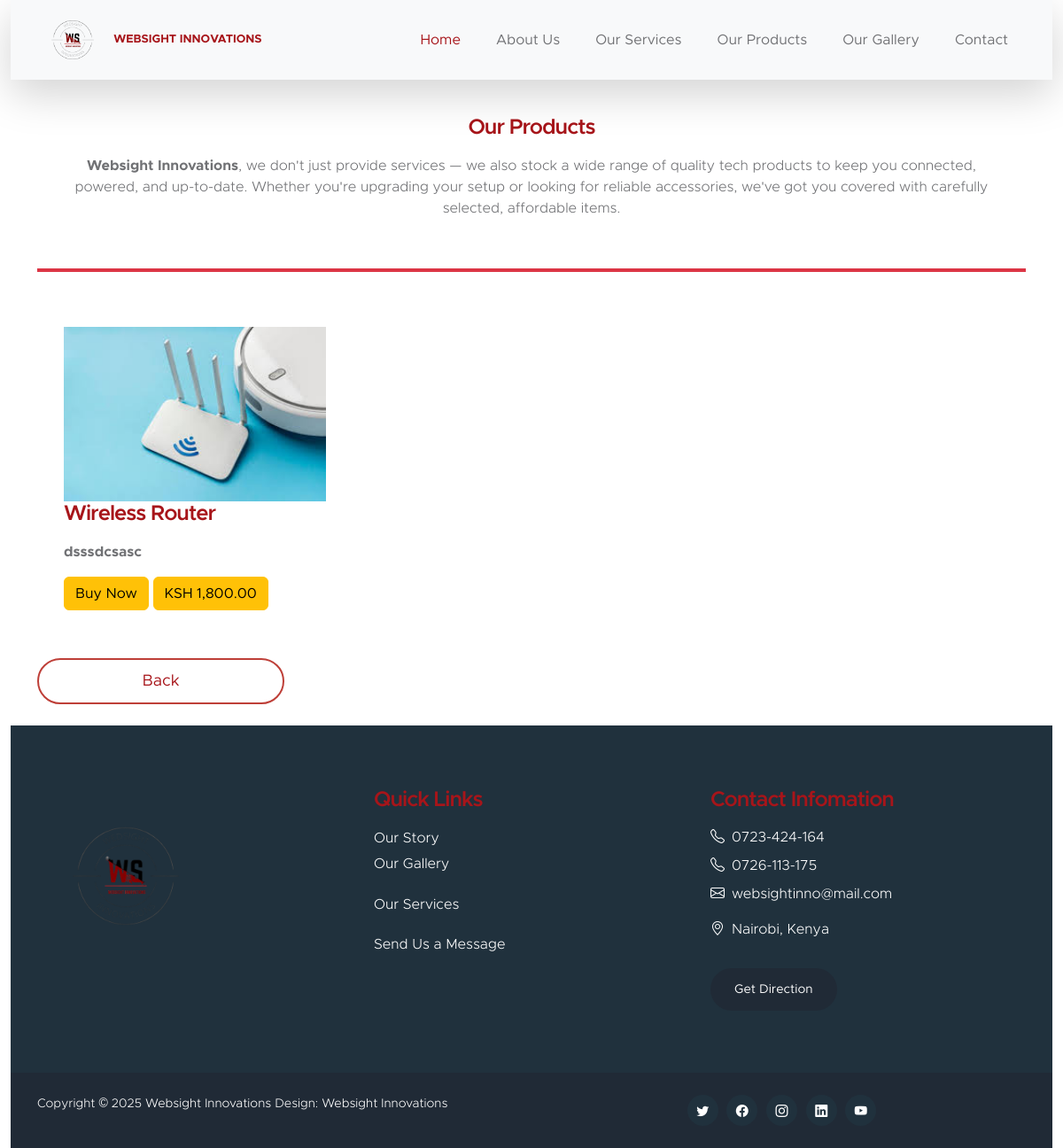
Screenshot of /products/ with the database file from the repository.
### innovations/models.py (models this page shows, shortened)
class Products(models.Model):
    title = models.CharField(max_length=100)
    description = models.TextField()
    price = models.DecimalField(max_digits=10, decimal_places=2, default=0.00)
    image = models.ImageField(upload_to='products/')

### innovations/views.py (the view)
# urls.py: path('products/', products,  name='products'),
def products(request):
    products = Products.objects.all()
    return render (request, 'products.html',{'products': products})

### innovations/templates/products.html (shortened to what this page needs)
{% extends 'base.html' %} {% load humanize %} {% load static %} {% block content %}
<div class="container">
    <div class="row">
        <div class="col-lg-12 col-12">
            <div class="row">
                <div class="col-lg-12 col-md-6 col-12">
                    <div class="custom-text-box mb-lg-0 text-center">
                        <h5 class="mb-3 text-center">Our Products</h5>
                            <p class="text-center"><strong>Websight Innovations</strong>, we don't just provide services — we also stock a wide range of quality tech products to keep you connected, powered, and up-to-date. Whether you're upgrading your setup or looking for reliable accessories, we've got you covered with carefully selected, affordable items.</p>
                    </div>
                </div>
            </div>
        </div>
    </div>
    <div class="container-fluid bg-danger mb-2 wow fadeIn" data-wow-delay="0.1s" style="padding: 2px">
        <div class="container">
          <div class="row g-2">
          </div>
        </div>
      </div>
      <br>
      <div class="row">
        {% load humanize %}
        {% for product in products %}
        <div class="col-lg-4 col-md-6 col-12 mb-4 mb-lg-0">
            <div class="custom-block-wrap">
                <div class="custom-block">
                    <div class="custom-block-body">
                        <a href="" class="custom-block-image img-fluid">
                            <img src="{{ product.image.url }}" class="custom-block-image img-fluid equal-size" alt="{{ product.title }}">
                        </a>
                        <h5 class="mb-3">{{ product.title }}</h5>
                        <p><strong>{{ product.description }}</strong></p>
                        <a
                          href="https://wa.me/254723424164?text=I'm%20interested%20in%20{{ product.title|urlencode }}%20(KSH%20{{ product.price|floatformat:2|intcomma }})"
                          class="btn btn-warning"
                          target="_blank">
                          Buy Now
                        </a>
                        <button type="button" class="btn btn-warning">
                            KSH {{ product.price|floatformat:2|intcomma }}
                        </button>
                    </div>
                </div>
            </div>
        </div>
        {% endfor %}
    </div>
    <br>
    <div class="col-lg-3 col-md-6 col-12 mb-4 mb-lg-0">
        <a class="nav-link custom-btn custom-border-btn btn" href="{% url 'services' %}">Back</a>
    </div>
    <br>
</div>
{% endblock %}

### static/css/style.css (style rules this page uses)
:root { --white-color: #ffffff; --primary-color: #a7151a; --secondary-color: #202a36; --section-bg-color: #fafafa; --site-footer-bg-color: #20313d; --custom-btn-bg-color: #be3f38; --custom-btn-bg-hover-color: #a7151a; --dark-color: #000000; --p-color: #717275; --border-color: #e9eaeb; --body-font-family: 'Metropolis', sans-serif; --h1-font-size: 52px; --h2-font-size: 46px; --h3-font-size: 32px; --h4-font-size: 28px; --h5-font-size: 24px; --h6-font-size: 22px; --p-font-size: 16px; --btn-font-size: 18px; --copyright-font-size: 14px; --border-radius-large: 100px; --border-radius-medium: 20px; --border-radius-small: 10px; --font-weight-light: 300; --font-weight-normal: 400; --font-weight-semibold: 600; --font-weight-bold: 700; }
body { background-color: var(--white-color); font-family: var(--body-font-family); }
h2, h3, h4, h5, h6 { color: var(--dark-color); }
h1, h2, h3, h4, h5, h6 { font-weight: var(--font-weight-semibold); letter-spacing: -1px; }
h5 { color: var(--primary-color); font-size: var(--h5-font-size); }
p { color: var(--p-color); font-size: var(--p-font-size); font-weight: var(--font-weight-light); }
a, button { touch-action: manipulation; transition: all 0.3s; }
a { color: var(--p-color); text-decoration: none; }
b, strong { font-weight: var(--font-weight-bold); }
.custom-block-wrap { background: var(--white-color); border-radius: var(--border-radius-medium); position: relative; overflow: hidden; transition: all 0.5s; }
.custom-block-body { padding: 30px; }
.custom-block-image { display: block; width: 100%; height: 100%; object-fit: cover; }
.custom-text-box { background: var(--white-color); border-radius: var(--border-radius-medium); margin-bottom: 24px; padding: 40px; }
.custom-btn { background: var(--secondary-color); border: 2px solid transparent; border-radius: var(--border-radius-large); color: var(--white-color); font-size: var(--btn-font-size); font-weight: var(--font-weight-normal); line-height: normal; padding: 15px 25px; }
.custom-border-btn { background: transparent; border: 2px solid var(--custom-btn-bg-color); color: var(--primary-color); }

### rows the page displays
Products: image (picture), title "Wireless Router", description "dsssdcsasc", price "1,800.00"
